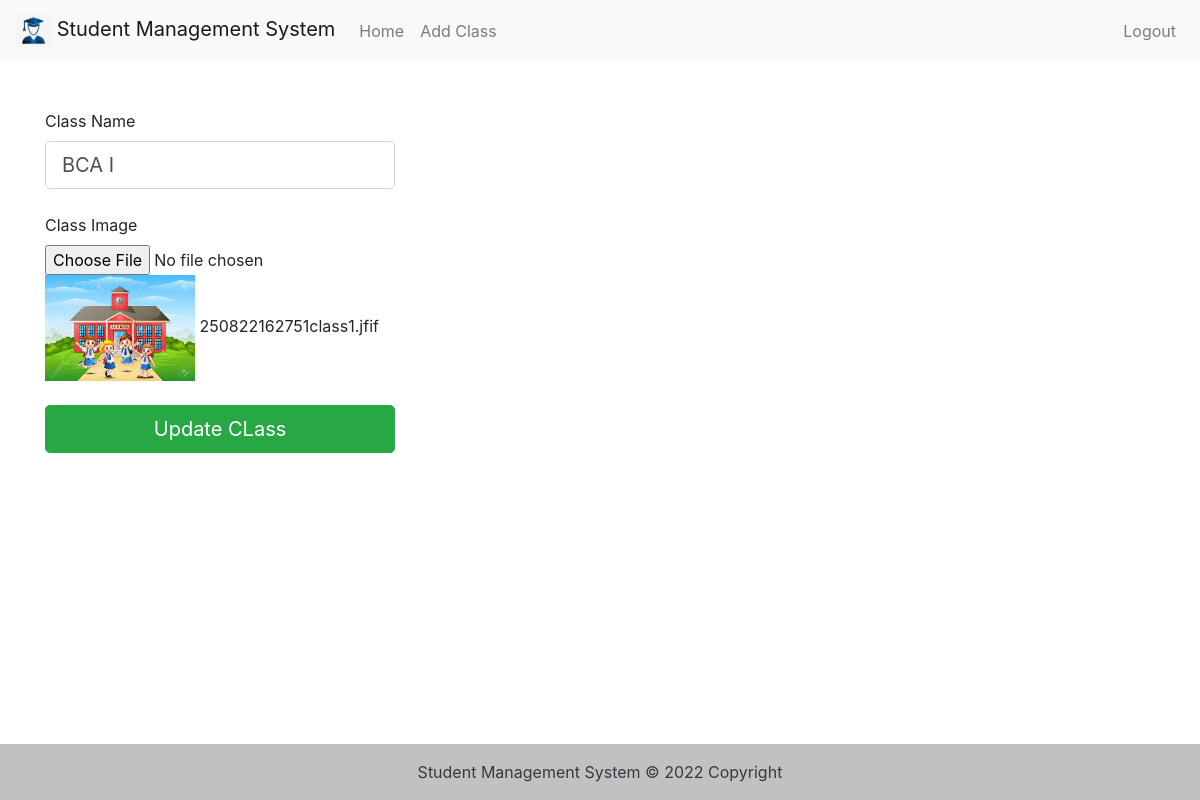
Screenshot of /Admin/UPdateDATA.php?update_id=39 (signed in) with the database file from the repository.
### tables this page shows
CREATE TABLE `classname` (
  `Id` int(11) NOT NULL,
  `Class_Name` varchar(50) NOT NULL,
  `Class_Image` varchar(200) NOT NULL
);

### Admin/UpdateDATA.php (the view, shortened to what this page needs)
<?php
include "header.php";
$GetID = $_GET['update_id'];
$SelectData = "Select Class_Name,Class_Image from classname where Id='$GetID'";
$res = mysqli_query($conn, $SelectData);
$row = mysqli_fetch_assoc($res);
?>
<section>
  <div class="container py-5">
    <div class="row">
      <div class="col-md-4">
        <form method="POST" enctype="multipart/form-data">
          <div class="form-outline mb-4">
            <label class="form-label" for="form1Example13">Class Name</label>
            <input type="text" id="form1Example13" value="<?php echo $row['Class_Name'] ?>" name="ClassName" class="form-control form-control-lg" />
          </div>
          <div class="mb-4">
            <label class="form-label" for="form1Example13">Class Image</label>
            <input type="file" id="form1Example13" name="fileToUpload" class="" />
            <a href="../Images/<?php echo $row['Class_Image'] ?>" target="_blank"><img style="width:150px" src="../Images/<?php echo $row['Class_Image'] ?>" /></a>
            <?php echo $row['Class_Image'] ?>
          </div>
          <input type="submit" name="UpdateClass" class="btn btn-success btn-lg btn-block" value="Update CLass">
        </form>
      </div>
    </div>
</section>
<?php
include "footer.php";
?>

### rows the page displays
classname: ClassName "BCA I", Class_Image (picture), Class_Image "250822162751class1.jfif"
